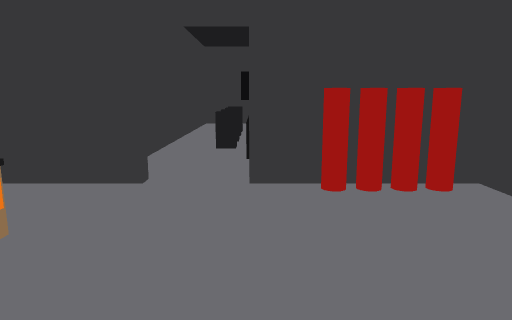
[1] (above)

24 first-person views from a walk through a scene from a Unity 3-D project. The camera is 1.3 m above the floor, tilts 10° down and sees 70° across. Doors are open. The floor is counted in squares, 1 m on a side. Each view is taken from the middle of a square. On the plan, view 1 faces up. The plan holds only what a view shows up to about 15 squares ahead; the rest is blank. The place goes on beyond the plan. The player is left out.

[2]
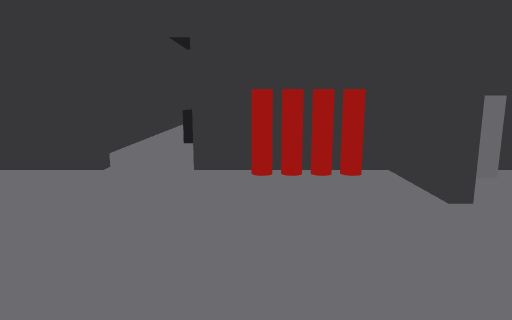

[3]
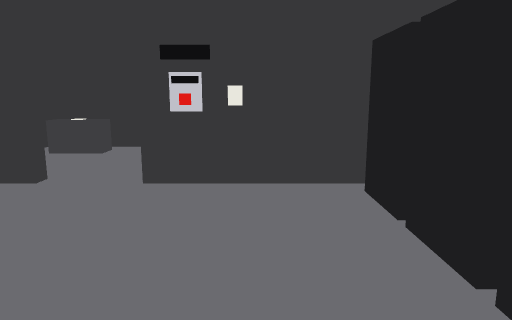

[4]
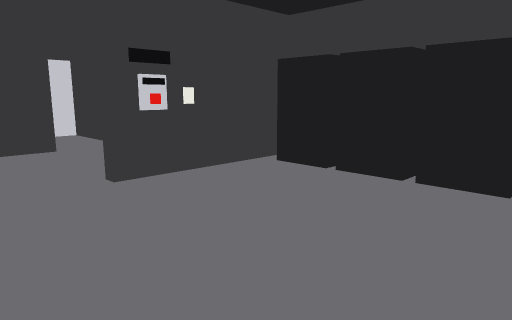

[5]
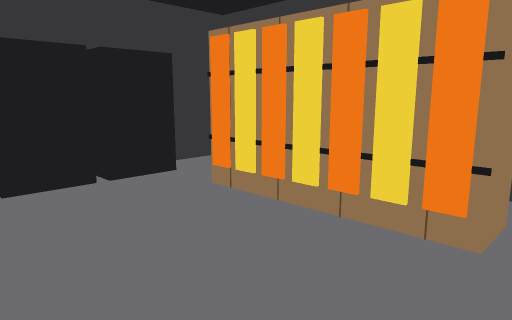

[6]
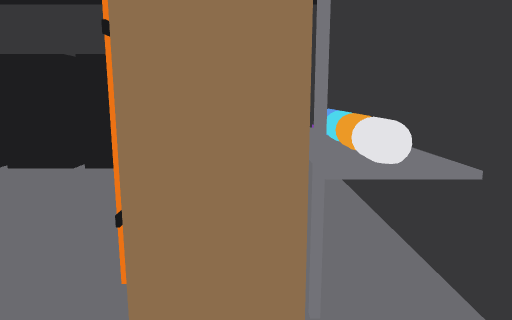

[7]
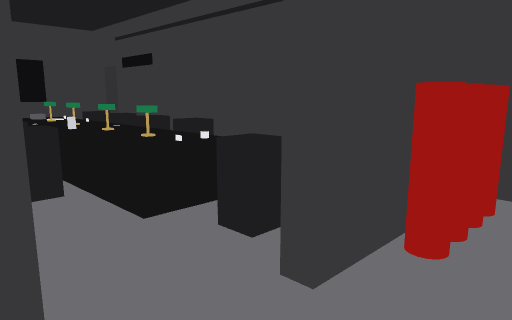

[8]
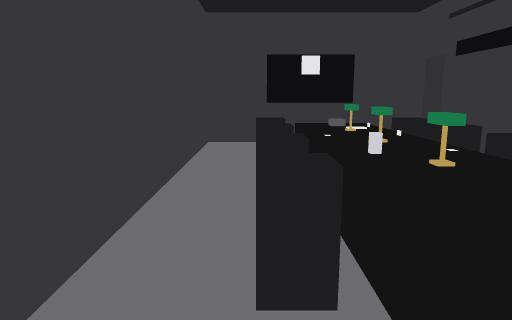

[9]
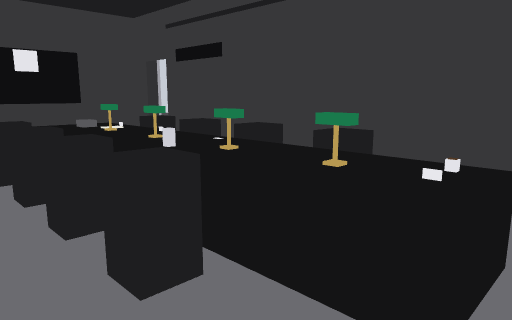

[10]
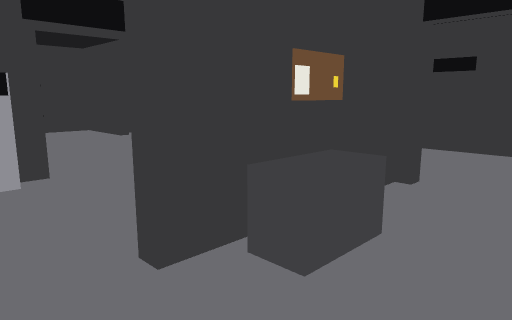

[11]
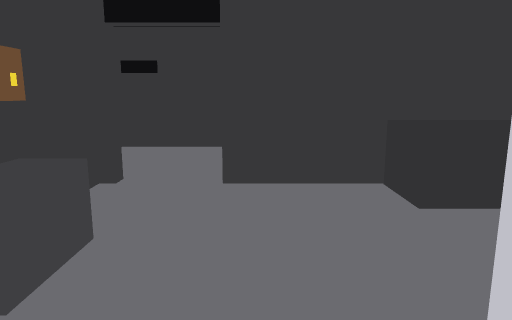

[12]
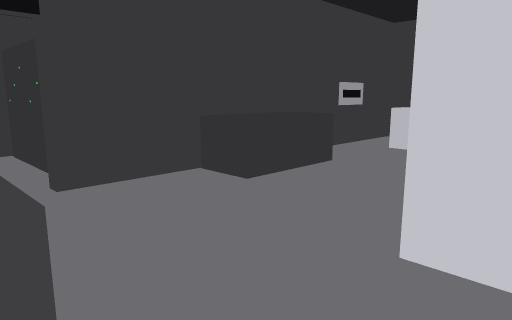

[13]
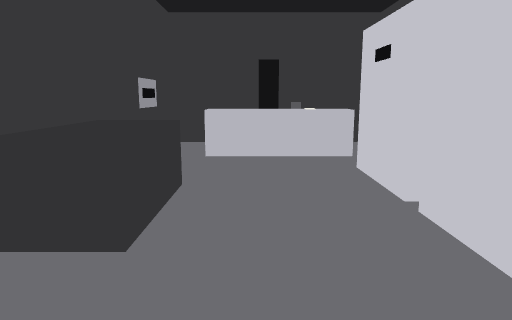

[14]
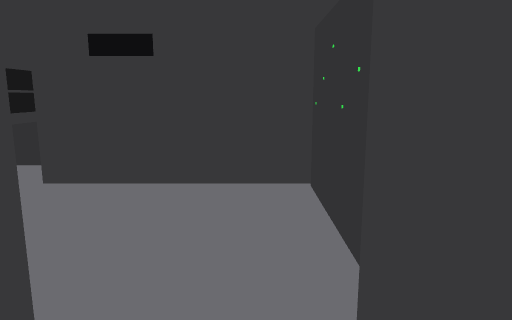

[15]
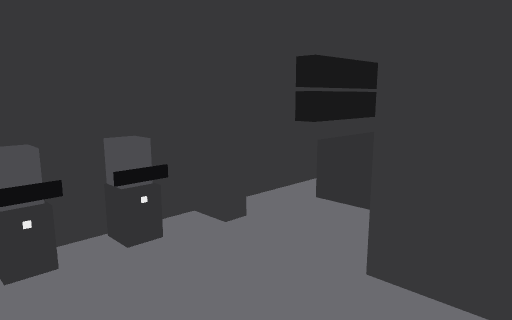

[16]
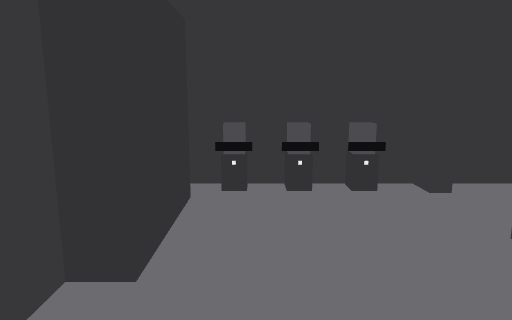

[17]
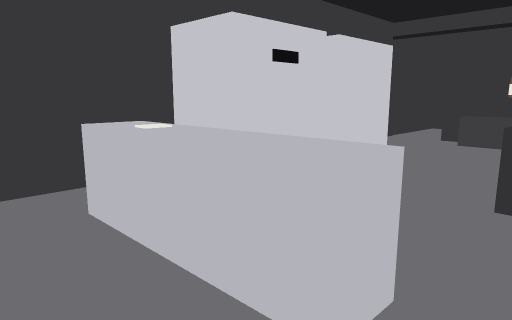

[18]
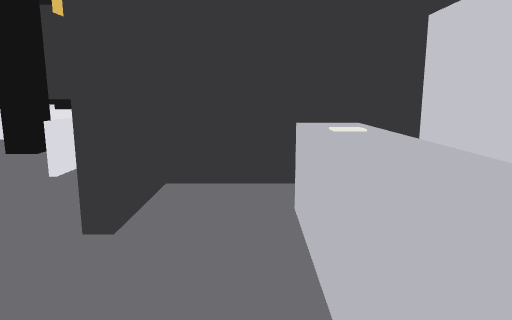

[19]
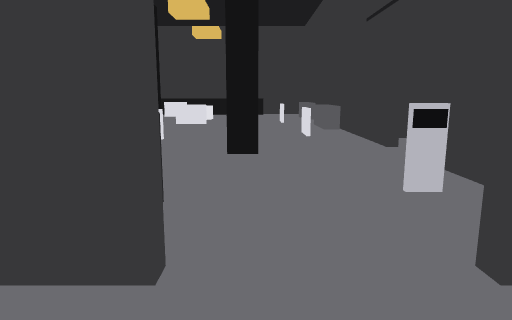

[20]
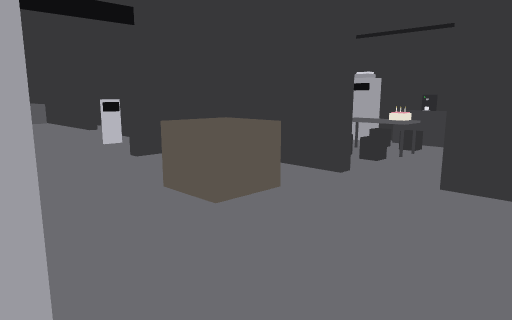

[21]
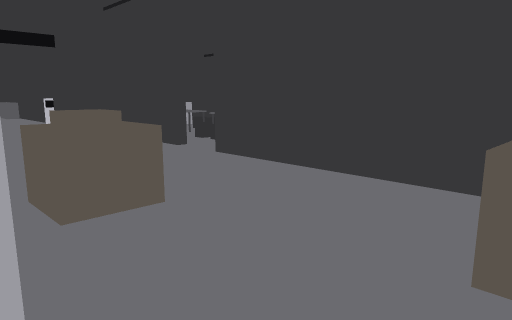

[22]
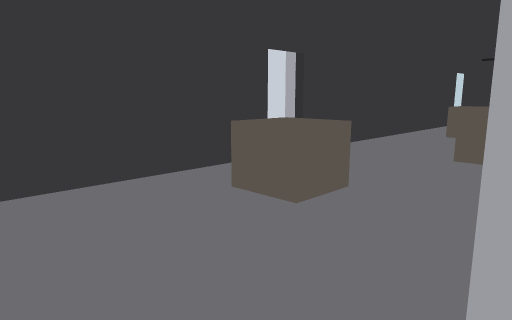

[23]
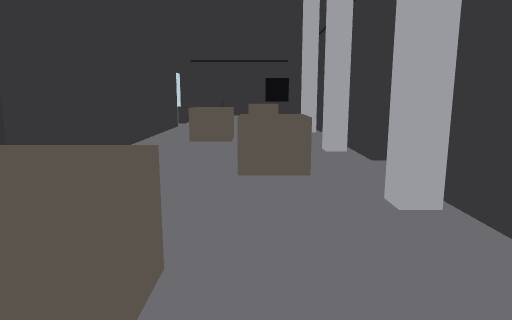

[24]
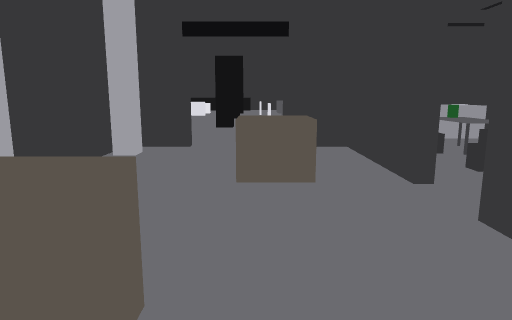

### Floor plan
Key: @ floor where view 1 was taken; # wall or solid block; . floor; D open door; = window, fence, low wall or low ledge; ^ raised ledge; O other object.
Columns run from 5 left of view 1 to 25 right of it. Each row starts with its distance up from view 1.
 35                             OO
 34                          #  OO
 33                          #
 32                          #..  #
 31                         ##..  .
 30                         #.OO  .
 29                         #...  .
 28                         #.....#
 27                         #......
 26                         #...OO.
 25                         #...OO.
 24                         DD.....
 23                          D....#
 22                         #  ....
 21                         #.OO...
 20                         #.....
 19          ##             #.....#
 18   ########              #......
 17   #..                   #...OO.
 16   #..    #              ##..OO.
 15   #..    #               #....
 14   #.OOOO #            ........#
 13   #..OO  #          ^.O.......
 12   #.O^^O #^         O.O..#OO..
 11   #.OOOO #^         O.O..#....
 10   #..OO  #.###      O O. #....#
  9   #.OOOO O.....#      O  ##..##
  8   #..^^. O.....#     .O   ....
  7   #..O.  O.....##   ^^    ...O
  6 ###DDD#  ####DDD#   ######....
  5 #..DDDOOO#O##DDD.OOO.....#.....
  4 #........#.OO#...OOO..^..#.....
  3  O#.....DD...O........^........
  2  O#O....DD...O........^........
  1  O#O....##......OOOOO.^..#.....
  0  O#..@...#......O  OO....#.....
 -1 #........#######     #####=....
 -2 #..OOOOOO                #=....
 -3 ###                      ^.....
 -4                          ^.. ..

Positions as (right, up) in squares from view 1, and headings:
1: (0, 0), facing up
2: (1, -1), facing up
3: (-2, 0), facing right
4: (-2, 4), facing down-right
5: (1, 4), facing down-left
6: (-3, 5), facing down
7: (-2, 4), facing up-right
8: (-1, 7), facing up
9: (-2, 7), facing up-right
10: (10, 0), facing up-left
11: (10, 0), facing up
12: (8, 0), facing up-right
13: (9, 3), facing right
14: (9, 4), facing up
15: (7, 7), facing up-left
16: (9, 7), facing left
17: (19, 5), facing down-left
18: (18, 5), facing down
19: (23, 11), facing down
20: (25, 16), facing down-left
21: (25, 21), facing down-left
22: (25, 17), facing up-left
23: (23, 19), facing up
24: (22, 18), facing down
